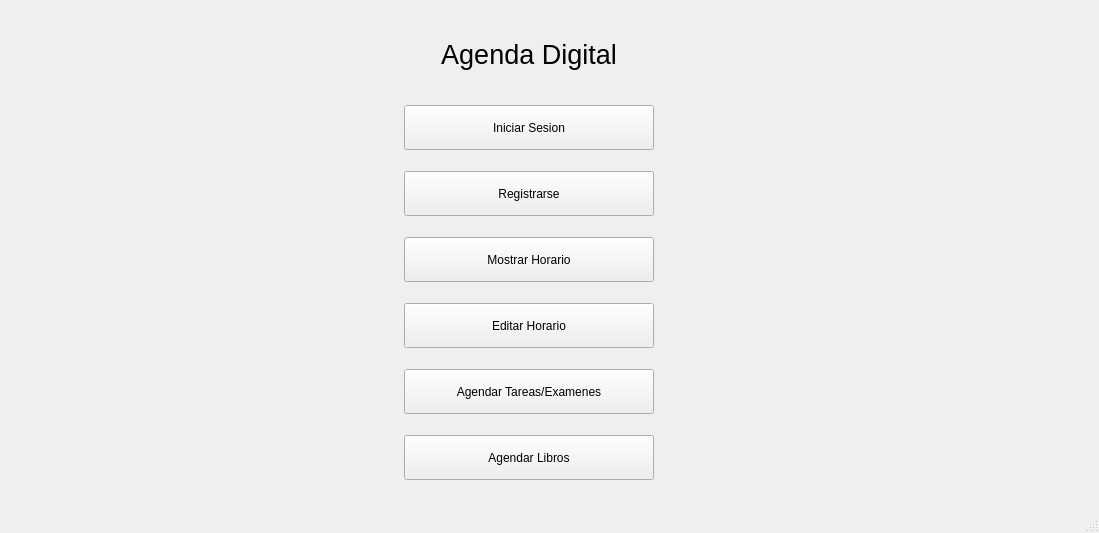
<?xml version="1.0" encoding="UTF-8"?>
<ui version="4.0">
 <class>MainWindow</class>
 <widget class="QMainWindow" name="MainWindow">
  <property name="geometry">
   <rect>
    <x>0</x>
    <y>0</y>
    <width>1099</width>
    <height>533</height>
   </rect>
  </property>
  <property name="windowTitle">
   <string>MainWindow</string>
  </property>
  <widget class="QWidget" name="centralwidget">
   <layout class="QGridLayout" name="gridLayout">
    <item row="1" column="0" rowspan="6">
     <spacer name="verticalSpacer">
      <property name="orientation">
       <enum>Qt::Orientation::Vertical</enum>
      </property>
      <property name="sizeHint" stdset="0">
       <size>
        <width>248</width>
        <height>538</height>
       </size>
      </property>
     </spacer>
    </item>
    <item row="2" column="1">
     <widget class="QPushButton" name="pushButton_7">
      <property name="maximumSize">
       <size>
        <width>16777215</width>
        <height>45</height>
       </size>
      </property>
      <property name="text">
       <string>Registrarse</string>
      </property>
     </widget>
    </item>
    <item row="5" column="1">
     <widget class="QPushButton" name="pushButton_3">
      <property name="maximumSize">
       <size>
        <width>16777215</width>
        <height>45</height>
       </size>
      </property>
      <property name="text">
       <string>Agendar Tareas/Examenes</string>
      </property>
     </widget>
    </item>
    <item row="3" column="1">
     <widget class="QPushButton" name="pushButton_6">
      <property name="maximumSize">
       <size>
        <width>16777215</width>
        <height>45</height>
       </size>
      </property>
      <property name="text">
       <string>Mostrar Horario</string>
      </property>
     </widget>
    </item>
    <item row="4" column="1">
     <widget class="QPushButton" name="pushButton_4">
      <property name="maximumSize">
       <size>
        <width>16777215</width>
        <height>45</height>
       </size>
      </property>
      <property name="text">
       <string>Editar Horario</string>
      </property>
     </widget>
    </item>
    <item row="6" column="1">
     <widget class="QPushButton" name="pushButton_5">
      <property name="maximumSize">
       <size>
        <width>16777215</width>
        <height>45</height>
       </size>
      </property>
      <property name="text">
       <string>Agendar Libros</string>
      </property>
     </widget>
    </item>
    <item row="1" column="2" rowspan="6">
     <spacer name="verticalSpacer_2">
      <property name="orientation">
       <enum>Qt::Orientation::Vertical</enum>
      </property>
      <property name="sizeHint" stdset="0">
       <size>
        <width>288</width>
        <height>538</height>
       </size>
      </property>
     </spacer>
    </item>
    <item row="1" column="1">
     <widget class="QPushButton" name="pushButton_8">
      <property name="maximumSize">
       <size>
        <width>16777215</width>
        <height>45</height>
       </size>
      </property>
      <property name="text">
       <string>Iniciar Sesion</string>
      </property>
     </widget>
    </item>
    <item row="0" column="1">
     <widget class="QLabel" name="label">
      <property name="maximumSize">
       <size>
        <width>250</width>
        <height>60</height>
       </size>
      </property>
      <property name="font">
       <font>
        <pointsize>20</pointsize>
       </font>
      </property>
      <property name="layoutDirection">
       <enum>Qt::LayoutDirection::LeftToRight</enum>
      </property>
      <property name="lineWidth">
       <number>5</number>
      </property>
      <property name="text">
       <string>Agenda Digital</string>
      </property>
      <property name="textFormat">
       <enum>Qt::TextFormat::MarkdownText</enum>
      </property>
      <property name="alignment">
       <set>Qt::AlignmentFlag::AlignCenter</set>
      </property>
     </widget>
    </item>
   </layout>
  </widget>
  <widget class="QMenuBar" name="menubar">
   <property name="geometry">
    <rect>
     <x>0</x>
     <y>0</y>
     <width>1099</width>
     <height>33</height>
    </rect>
   </property>
  </widget>
  <widget class="QStatusBar" name="statusbar"/>
 </widget>
 <resources/>
 <connections/>
 <slots>
  <slot>slot1()</slot>
  <slot>mostar_horario()</slot>
 </slots>
</ui>
